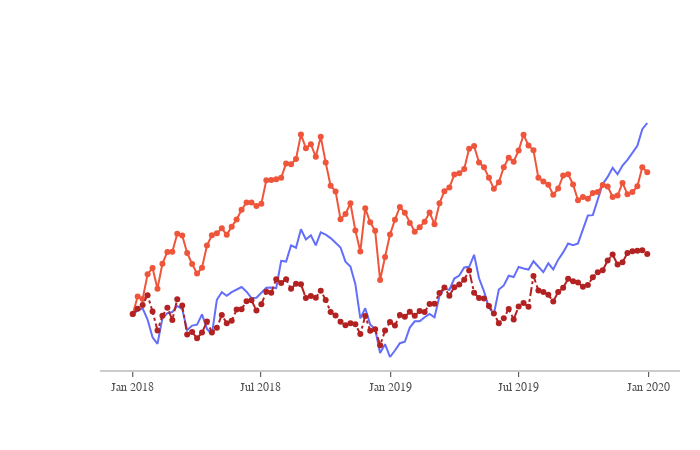

Source (notebook cell):
### Markdown cell above
### Line Plots

### Code cell
# Allows us to create graph objects for making more customized plots
import plotly.graph_objects as go

# Use included Google price data to make one plot
df_stocks = px.data.stocks()
px.line(df_stocks, x='date', y='GOOG', labels={'x':'Date', 'y':'Price'})

# Make multiple line plots
px.line(df_stocks, x='date', y=['GOOG','AAPL'], labels={'x':'Date', 'y':'Price'},
       title='Apple Vs. Google')

# Create a figure to which I'll add plots
fig = go.Figure()
# You can pull individual columns of data from the dataset and use markers or not
fig.add_trace(go.Scatter(x=df_stocks.date, y=df_stocks.AAPL, 
                        mode='lines', name='Apple'))
fig.add_trace(go.Scatter(x=df_stocks.date, y=df_stocks.AMZN, 
                        mode='lines+markers', name='Amazon'))
# You can create custom lines (Dashes : dash, dot, dashdot)
fig.add_trace(go.Scatter(x=df_stocks.date, y=df_stocks.GOOG, 
                        mode='lines+markers', name='Google',
                        line=dict(color='firebrick', width=2, dash='dashdot')))
# Further style the figure
# fig.update_layout(title='Stock Price Data 2018 - 2020',
#                    xaxis_title='Price', yaxis_title='Date')

# Go crazy styling the figure
fig.update_layout(
    # Shows gray line without grid, styling fonts, linewidths and more
    xaxis=dict(
        showline=True,
        showgrid=False,
        showticklabels=True,
        linecolor='rgb(204, 204, 204)',
        linewidth=2,
        ticks='outside',
        tickfont=dict(
            family='Arial',
            size=12,
            color='rgb(82, 82, 82)',
        ),
    ),
    # Turn off everything on y axis
    yaxis=dict(
        showgrid=False,
        zeroline=False,
        showline=False,
        showticklabels=False,
    ),
    autosize=False,
    margin=dict(
        autoexpand=False,
        l=100,
        r=20,
        t=110,
    ),
    showlegend=False,
    plot_bgcolor='white'
)
